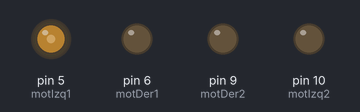
Simulated run of this sketch. Board: Arduino Uno, built with avr-gcc and run on an emulated ATmega328P. On the bench: output pins drawn as LEDs (lit = HIGH).

Above: at 0.05 s.
At 2.0 s:
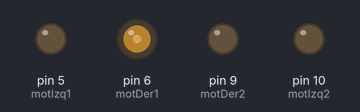
At 3.0 s:
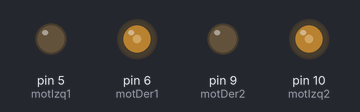
At 4.0 s:
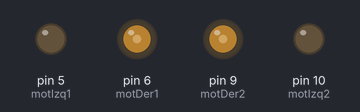
Timing chart, 0 to 5.2 s (numbered marks = the images above):
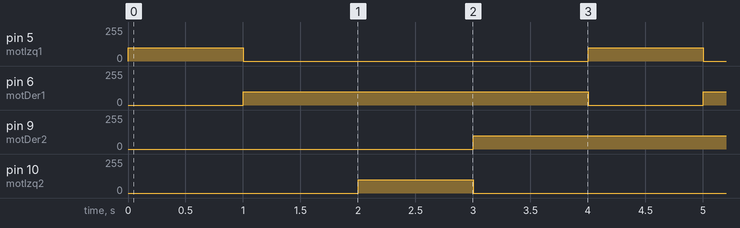

The sketch:

sketch_nov18a.ino
```cpp
const int motIzq1=5;
const int motDer1=6;
const int motIzq2=10;
const int motDer2=9;
int vel=100;

void setup() {
pinMode(motIzq1,OUTPUT);
pinMode(motDer1,OUTPUT);
pinMode(motIzq2,OUTPUT);
pinMode(motDer2,OUTPUT);
 Serial.begin(9600);

}

void loop() {

  analogWrite(motIzq1,vel);
  analogWrite(motDer1,0);
  delay(1000);

  analogWrite(motIzq1,0);
  analogWrite(motDer1,vel);
  delay(1000);

  analogWrite(motIzq2,vel);
  analogWrite(motDer2,0);
  delay(1000);

  analogWrite(motIzq2,0);
  analogWrite(motDer2,vel);
  delay(1000);

}
```

Measured:
- by itself, pin 5 (motIzq1), pin 10 (motIzq2): alternates 100/255 for 1.0 s and 0/255 for 3.0 s
- by itself, pin 6 (motDer1), pin 9 (motDer2): alternates 100/255 for 3.0 s and 0/255 for 1.0 s
